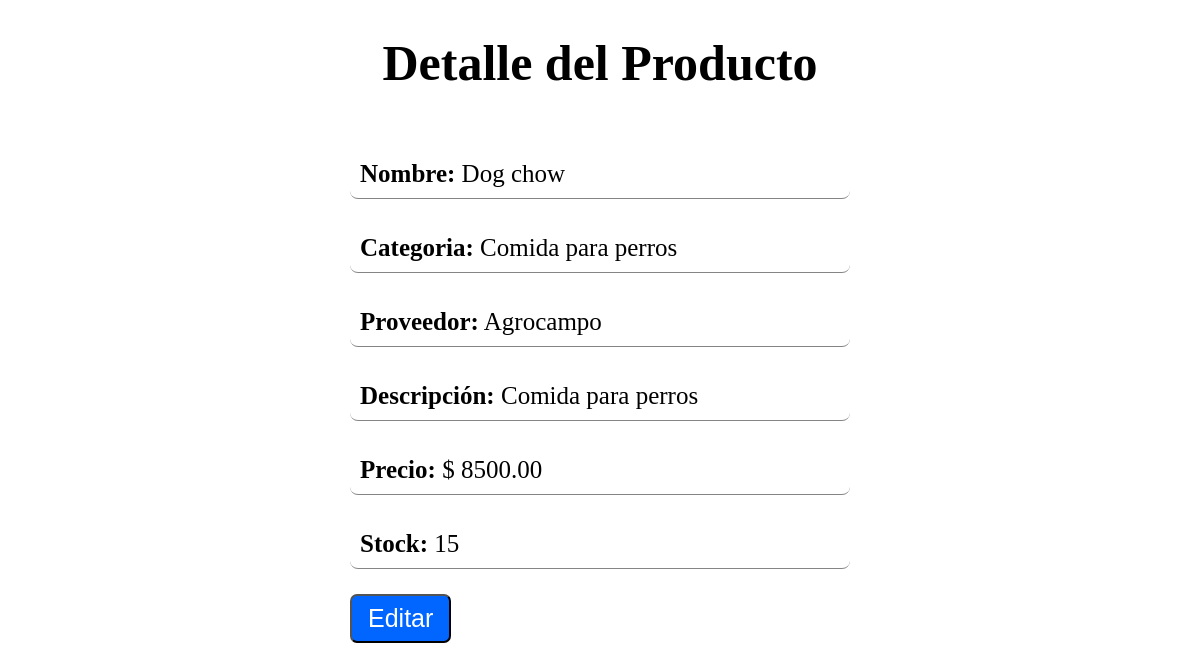
Screenshot of /inventario/2 with the database file from the repository.
### Aplicaciones/inventory/models.py (models this page shows, shortened)
class Producto(models.Model):
    nombre = models.CharField(max_length=100, unique=True, verbose_name='Nombre del producto')
    categoria = models.ForeignKey(Categoria, on_delete=models.CASCADE, related_name='productos')
    proveedor = models.ForeignKey(Proveedor, on_delete=models.CASCADE, related_name='productos')
    descripcion = models.TextField(max_length=250, blank=True, null=True, verbose_name='Descripción')
    precio = models.DecimalField(max_digits=10, decimal_places=2, verbose_name='Precio unitario')
    stock = models.PositiveIntegerField(verbose_name='Cantidad disponible en stock')
    img = models.ImageField(blank=True, null=True, verbose_name='Imagen del producto')

class Categoria(models.Model):
    nombre = models.CharField(max_length=100, unique=True, verbose_name='Nombre de la categoría')
    descripcion = models.TextField(max_length=250, blank=True, null=True, verbose_name='Descripción')
    def __str__(self):
        return self.nombre

class Proveedor(models.Model):
    nombre = models.CharField(max_length=100, unique=True, verbose_name='Nombre del proveedor')
    contacto = models.CharField(max_length=100, verbose_name='Contacto')
    telefono = models.CharField(max_length=20, verbose_name='Teléfono')
    email = models.EmailField(unique=True, verbose_name='Correo electrónico')
    direccion = models.TextField(verbose_name='Dirección')
    def __str__(self):
        return self.nombre

### Aplicaciones/inventory/views.py (the view)
# urls.py: path('<int:id_producto>', views.detalle)
def detalle(request, id_producto):
    dataProducto = models.Producto.objects.get(pk = id_producto)
    data = { 'producto' : dataProducto }
    return render(request, 'inventory-detail.html', data)

### Aplicaciones/inventory/templates/inventory-detail.html (shortened to what this page needs)
<!DOCTYPE html>
<html lang="en">
<head>
</head>
<body>
    <h1>Detalle del Producto</h1>
    <div class="detalle-contenedor">
        <p><strong>Nombre:</strong> {{ producto.nombre }}</p>
        <p><strong>Categoria:</strong> {{ producto.categoria }}</p>
        <p><strong>Proveedor:</strong> {{ producto.proveedor }}</p>
        <p><strong>Descripción:</strong> {{ producto.descripcion }}</p>
        <p><strong>Precio:</strong> $ {{ producto.precio }}</p>
        <p><strong>Stock:</strong> {{ producto.stock }}</p>
        <button style="background-color: rgb(0, 102, 255); color: #fff;">Editar</button>
    </div>
</body>
</html>

### Aplicaciones/inventory/templates/inventory-detail.html (style rules this page uses)
body { text-align: center; font-size: 25px; }
button { padding: 8px 16px; font-size: 25px; border-radius: 7px; }
.detalle-contenedor { display: inline-block; text-align: left; max-width: 500px; width: 100%; margin: 0 auto; }
p { border-bottom: 1px solid rgb(133, 133, 133); border-radius: 8px; padding: 10px; }

### rows the page displays
Producto: nombre "Dog chow", categoria "Comida para perros", proveedor "Agrocampo", descripcion "Comida para perros", precio "8500.00", stock "15"
